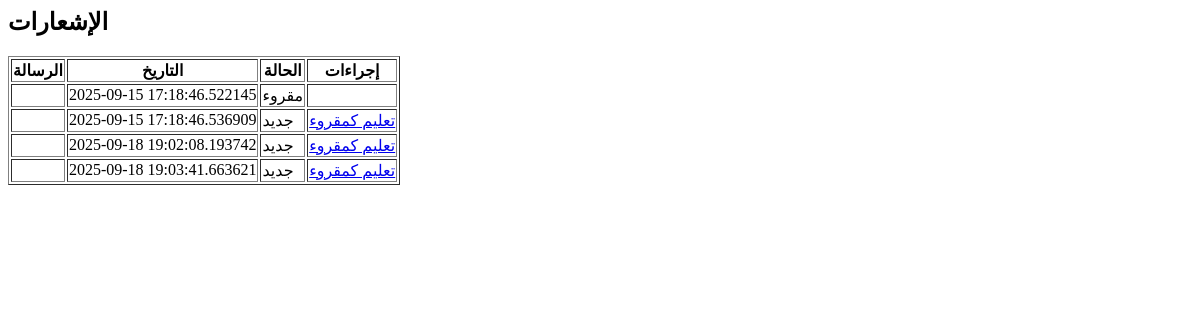
The page /notifications on the database as committed earlier.
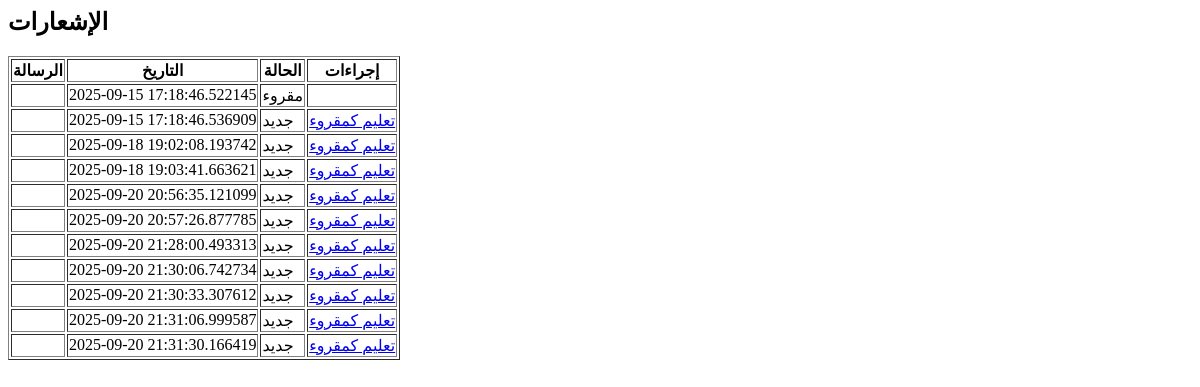
The same page on the database as committed later.
### models.py (models this page shows)
class Notification(db.Model):
    id = db.Column(db.Integer, primary_key=True)
    user_id = db.Column(db.Integer, db.ForeignKey('user.id'), nullable=True)
    company_id = db.Column(db.Integer, db.ForeignKey('company.id'), nullable=True)
    title = db.Column(db.String(200))
    body = db.Column(db.String(500))
    is_read = db.Column(db.Boolean, default=False)
    created_at = db.Column(db.DateTime, default=datetime.utcnow)

### app.py (the view)
@app.route('/notifications')
def notifications():
    user_id = session.get("user_id")
    company_id = session.get("company_id")
    notifications = Notification.query.filter(
        (Notification.user_id==user_id) | (Notification.company_id==company_id)
    ).all()
    return render_template('notifications.html', notifications=notifications)

### templates/notifications.html
<h2>الإشعارات</h2>
<table border="1">
    <tr>
        <th>الرسالة</th>
        <th>التاريخ</th>
        <th>الحالة</th>
        <th>إجراءات</th>
    </tr>
    {% for notif in notifications %}
    <tr>
        <td>{{ notif.message }}</td>
        <td>{{ notif.created_at }}</td>
        <td>{{ 'مقروء' if notif.is_read else 'جديد' }}</td>
        <td>
            {% if not notif.is_read %}
            <a href="{{ url_for('mark_notification_read', notification_id=notif.id) }}">تعليم كمقروء</a>
            {% endif %}
        </td>
    </tr>
    {% endfor %}
</table>

Rows that differ between the two databases and show on the page:
added Notification: created_at "2025-09-20 20:56:35.121099", is_read "جديد"
added Notification: created_at "2025-09-20 20:57:26.877785", is_read "جديد"
added Notification: created_at "2025-09-20 21:28:00.493313", is_read "جديد"
added Notification: created_at "2025-09-20 21:30:06.742734", is_read "جديد"
added Notification: created_at "2025-09-20 21:30:33.307612", is_read "جديد"
added Notification: created_at "2025-09-20 21:31:06.999587", is_read "جديد"
added Notification: created_at "2025-09-20 21:31:30.166419", is_read "جديد"
